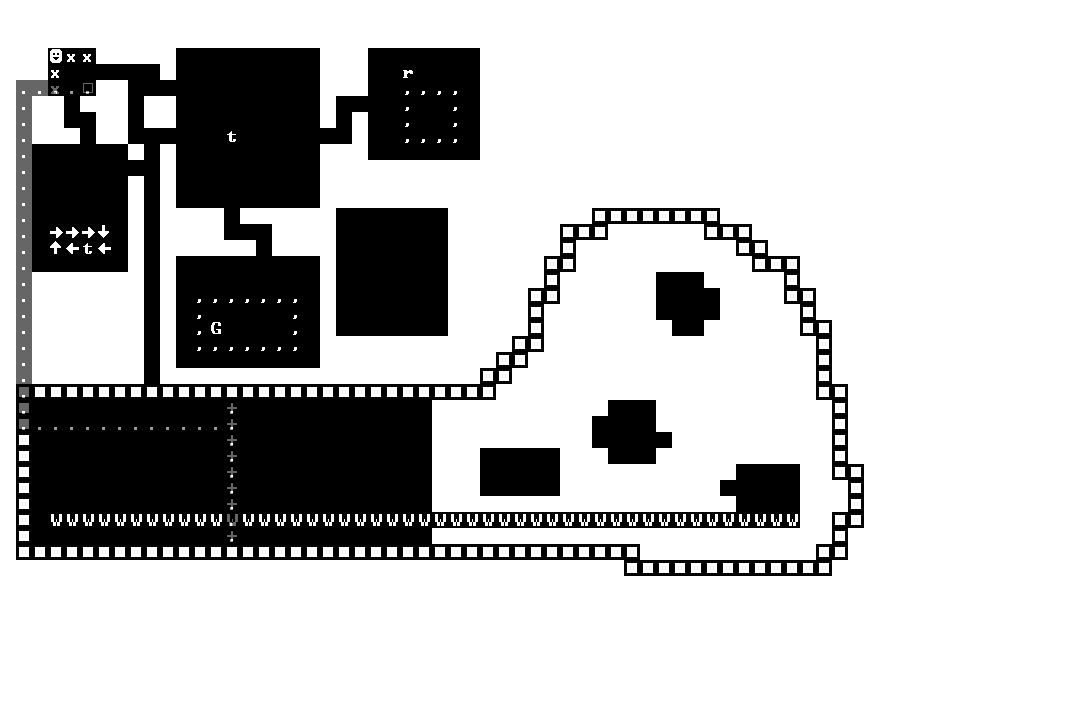

This is a level from a 2D game, rendered from its Tiled map with the project's own tilesets. A one-line summary and the map file follow, with tile-layer data summarised:
An orthogonal 67x44 tile map with 16x16 px tiles, 4 tile layers (terrain, wires, mob, patrol).

<map version="1.9" tiledversion="1.9.2" orientation="orthogonal" renderorder="right-down" width="67" height="44" tilewidth="16" tileheight="16" infinite="0" nextlayerid="6" nextobjectid="1">
 <editorsettings>
  <export format="csv" />
 </editorsettings>
 <tileset firstgid="1" source="tileset.tsx" />
 <layer id="1" name="terrain" width="67" height="44">
  <data>[2948 cells, 2948 non-empty, 15 distinct tile ids]</data>
 </layer>
 <layer id="4" name="wires" width="67" height="44" opacity="0.6" tintcolor="#ffaaff">
  <data>[2948 cells, 47 non-empty, 1 distinct tile ids]</data>
 </layer>
 <layer id="2" name="mob" width="67" height="44" tintcolor="#00ff00">
  <data>[2948 cells, 1 non-empty, 1 distinct tile ids]</data>
 </layer>
 <layer id="3" name="patrol" width="67" height="44" tintcolor="#ff0000">
  <data>[2948 cells, 30 non-empty, 1 distinct tile ids]</data>
 </layer>
</map>
